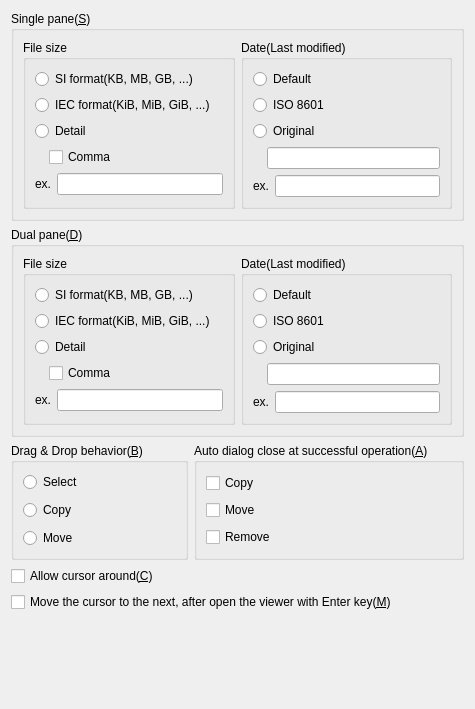
     <widget class="QWidget" name="folderViewTab">
      <attribute name="title">
       <string>Folder view(&amp;F)</string>
      </attribute>
      <layout class="QGridLayout" name="gridLayout_16" columnstretch="1,1">
       <item row="0" column="0" colspan="2">
        <widget class="QGroupBox" name="singlePaneGroupBox">
         <property name="title">
          <string>Single pane(&amp;S)</string>
         </property>
         <layout class="QHBoxLayout" name="horizontalLayout_5" stretch="1,1">
          <item>
           <widget class="QGroupBox" name="singlePaneFileSizeGroupBox">
            <property name="title">
             <string>File size</string>
            </property>
            <layout class="QGridLayout" name="gridLayout_17">
             <item row="0" column="0" colspan="3">
              <widget class="QRadioButton" name="singlePaneFileSizeSIRadioButton">
               <property name="text">
                <string>SI format(KB, MB, GB, ...)</string>
               </property>
              </widget>
             </item>
             <item row="4" column="0" colspan="2">
              <widget class="QLabel" name="singlePaneFileSizeExampleLabel">
               <property name="text">
                <string>ex.</string>
               </property>
              </widget>
             </item>
             <item row="3" column="1" colspan="2">
              <widget class="QCheckBox" name="singlePaneFileSizeCommaCheckBox">
               <property name="text">
                <string>Comma</string>
               </property>
              </widget>
             </item>
             <item row="2" column="0" colspan="3">
              <widget class="QRadioButton" name="singlePaneFileSizeDetailRadioButton">
               <property name="text">
                <string>Detail</string>
               </property>
              </widget>
             </item>
             <item row="3" column="0">
              <spacer name="horizontalSpacer">
               <property name="orientation">
                <enum>Qt::Horizontal</enum>
               </property>
               <property name="sizeType">
                <enum>QSizePolicy::Fixed</enum>
               </property>
               <property name="sizeHint" stdset="0">
                <size>
                 <width>8</width>
                 <height>12</height>
                </size>
               </property>
              </spacer>
             </item>
             <item row="4" column="2">
              <widget class="QLineEdit" name="singlePaneFileSizeExampleLineEdit">
               <property name="readOnly">
                <bool>true</bool>
               </property>
              </widget>
             </item>
             <item row="1" column="0" colspan="3">
              <widget class="QRadioButton" name="singlePaneFileSizeIecRadioButton">
               <property name="text">
                <string>IEC format(KiB, MiB, GiB, ...)</string>
               </property>
              </widget>
             </item>
            </layout>
           </widget>
          </item>
          <item>
           <widget class="QGroupBox" name="singlePaneDateGroupBox">
            <property name="title">
             <string>Date(Last modified)</string>
            </property>
            <layout class="QGridLayout" name="gridLayout_18">
             <item row="0" column="0" colspan="3">
              <widget class="QRadioButton" name="singlePaneDateDefaultRadioButton">
               <property name="text">
                <string>Default</string>
               </property>
              </widget>
             </item>
             <item row="1" column="0" colspan="3">
              <widget class="QRadioButton" name="singlePaneDateISORadioButton">
               <property name="text">
                <string>ISO 8601</string>
               </property>
              </widget>
             </item>
             <item row="2" column="0" colspan="3">
              <widget class="QRadioButton" name="singlePaneDateOriginalRadioButton">
               <property name="text">
                <string>Original</string>
               </property>
              </widget>
             </item>
             <item row="3" column="0">
              <spacer name="horizontalSpacer_2">
               <property name="orientation">
                <enum>Qt::Horizontal</enum>
               </property>
               <property name="sizeType">
                <enum>QSizePolicy::Fixed</enum>
               </property>
               <property name="sizeHint" stdset="0">
                <size>
                 <width>8</width>
                 <height>12</height>
                </size>
               </property>
              </spacer>
             </item>
             <item row="3" column="1" colspan="2">
              <widget class="QLineEdit" name="singlePaneDateOriginalLineEdit"/>
             </item>
             <item row="4" column="0" colspan="2">
              <widget class="QLabel" name="singlePaneDateExampleLabel">
               <property name="text">
                <string>ex.</string>
               </property>
              </widget>
             </item>
             <item row="4" column="2">
              <widget class="QLineEdit" name="singlePaneDateExampleLineEdit">
               <property name="readOnly">
                <bool>true</bool>
               </property>
              </widget>
             </item>
            </layout>
           </widget>
          </item>
         </layout>
        </widget>
       </item>
       <item row="1" column="0" colspan="2">
        <widget class="QGroupBox" name="dualPaneGroupBox">
         <property name="title">
          <string>Dual pane(&amp;D)</string>
         </property>
         <layout class="QHBoxLayout" name="horizontalLayout_6" stretch="1,1">
          <item>
           <widget class="QGroupBox" name="dualPaneFileSizeGroupBox">
            <property name="title">
             <string>File size</string>
            </property>
            <layout class="QGridLayout" name="gridLayout_19">
             <item row="2" column="0" colspan="3">
              <widget class="QRadioButton" name="dualPaneFileSizeDetailRadioButton">
               <property name="text">
                <string>Detail</string>
               </property>
              </widget>
             </item>
             <item row="5" column="0" colspan="2">
              <widget class="QLabel" name="dualPaneFileSizeExampleLabel">
               <property name="text">
                <string>ex.</string>
               </property>
              </widget>
             </item>
             <item row="0" column="0" colspan="3">
              <widget class="QRadioButton" name="dualPaneFileSizeSIRadioButton">
               <property name="text">
                <string>SI format(KB, MB, GB, ...)</string>
               </property>
              </widget>
             </item>
             <item row="4" column="0">
              <spacer name="horizontalSpacer_3">
               <property name="orientation">
                <enum>Qt::Horizontal</enum>
               </property>
               <property name="sizeType">
                <enum>QSizePolicy::Fixed</enum>
               </property>
               <property name="sizeHint" stdset="0">
                <size>
                 <width>8</width>
                 <height>12</height>
                </size>
               </property>
              </spacer>
             </item>
             <item row="5" column="2">
              <widget class="QLineEdit" name="dualPaneFileSizeExampleLineEdit">
               <property name="readOnly">
                <bool>true</bool>
               </property>
              </widget>
             </item>
             <item row="1" column="0" colspan="3">
              <widget class="QRadioButton" name="dualPaneFileSizeIecRadioButton">
               <property name="text">
                <string>IEC format(KiB, MiB, GiB, ...)</string>
               </property>
              </widget>
             </item>
             <item row="4" column="1" colspan="2">
              <widget class="QCheckBox" name="dualPaneFileSizeCommaCheckBox">
               <property name="text">
                <string>Comma</string>
               </property>
              </widget>
             </item>
            </layout>
           </widget>
          </item>
          <item>
           <widget class="QGroupBox" name="dualPaneDateGroupBox">
            <property name="title">
             <string>Date(Last modified)</string>
            </property>
            <layout class="QGridLayout" name="gridLayout_20">
             <item row="1" column="0" colspan="3">
              <widget class="QRadioButton" name="dualPaneDateISORadioButton">
               <property name="text">
                <string>ISO 8601</string>
               </property>
              </widget>
             </item>
             <item row="3" column="0">
              <spacer name="horizontalSpacer_4">
               <property name="orientation">
                <enum>Qt::Horizontal</enum>
               </property>
               <property name="sizeType">
                <enum>QSizePolicy::Fixed</enum>
               </property>
               <property name="sizeHint" stdset="0">
                <size>
                 <width>8</width>
                 <height>12</height>
                </size>
               </property>
              </spacer>
             </item>
             <item row="4" column="0" colspan="2">
              <widget class="QLabel" name="dualPaneDateExampleLabel">
               <property name="text">
                <string>ex.</string>
               </property>
              </widget>
             </item>
             <item row="4" column="2">
              <widget class="QLineEdit" name="dualPaneDateExampleLineEdit">
               <property name="readOnly">
                <bool>true</bool>
               </property>
              </widget>
             </item>
             <item row="0" column="0" colspan="3">
              <widget class="QRadioButton" name="dualPaneDateDefaultRadioButton">
               <property name="text">
                <string>Default</string>
               </property>
              </widget>
             </item>
             <item row="2" column="0" colspan="3">
              <widget class="QRadioButton" name="dualPaneDateOriginalRadioButton">
               <property name="text">
                <string>Original</string>
               </property>
              </widget>
             </item>
             <item row="3" column="1" colspan="2">
              <widget class="QLineEdit" name="dualPaneDateOriginalLineEdit"/>
             </item>
            </layout>
           </widget>
          </item>
         </layout>
        </widget>
       </item>
       <item row="2" column="0">
        <widget class="QGroupBox" name="dragAndDropBehaviorGroupBox">
         <property name="title">
          <string>Drag &amp;&amp; Drop behavior(&amp;B)</string>
         </property>
         <layout class="QGridLayout" name="gridLayout_15">
          <property name="spacing">
           <number>8</number>
          </property>
          <item row="2" column="0" colspan="2">
           <widget class="QRadioButton" name="dragAndDropBehaviorMoveRadioButton">
            <property name="text">
             <string>Move</string>
            </property>
           </widget>
          </item>
          <item row="1" column="0" colspan="2">
           <widget class="QRadioButton" name="dragAndDropBehaviorCopyRadioButton">
            <property name="text">
             <string>Copy</string>
            </property>
           </widget>
          </item>
          <item row="0" column="0" colspan="2">
           <widget class="QRadioButton" name="dragAndDropBehaviorSelectRadioButton">
            <property name="text">
             <string>Select</string>
            </property>
           </widget>
          </item>
         </layout>
        </widget>
       </item>
       <item row="2" column="1">
        <widget class="QGroupBox" name="autoDialogCloseGroupBox">
         <property name="title">
          <string>Auto dialog close at successful operation(&amp;A)</string>
         </property>
         <layout class="QVBoxLayout" name="verticalLayout_2">
          <item>
           <widget class="QCheckBox" name="autoDialogCloseCopyCheckBox">
            <property name="text">
             <string>Copy</string>
            </property>
           </widget>
          </item>
          <item>
           <widget class="QCheckBox" name="autoDialogCloseMoveCheckBox">
            <property name="text">
             <string>Move</string>
            </property>
           </widget>
          </item>
          <item>
           <widget class="QCheckBox" name="autoDialogCloseRemoveCheckBox">
            <property name="text">
             <string>Remove</string>
            </property>
           </widget>
          </item>
         </layout>
        </widget>
       </item>
       <item row="3" column="0" colspan="2">
        <widget class="QCheckBox" name="allowCursorAroundCheckBox">
         <property name="text">
          <string>Allow cursor around(&amp;C)</string>
         </property>
        </widget>
       </item>
       <item row="4" column="0" colspan="2">
        <widget class="QCheckBox" name="moveCursorOpenViewerCheckBox">
         <property name="text">
          <string>Move the cursor to the next, after open the viewer with Enter key(&amp;M)</string>
         </property>
        </widget>
       </item>
       <item row="5" column="0">
        <spacer name="verticalSpacer_4">
         <property name="orientation">
          <enum>Qt::Vertical</enum>
         </property>
         <property name="sizeHint" stdset="0">
          <size>
           <width>20</width>
           <height>86</height>
          </size>
         </property>
        </spacer>
       </item>
      </layout>
     </widget>
